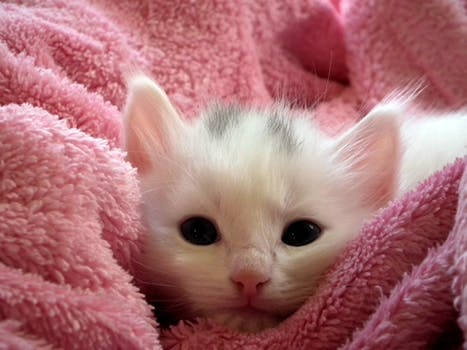
#> input picture cat.jpg, 467 x 350 px, given in place of the camera
$ python 41_hough_line_transform_liveVideo.py
#> lines starting #> are read from the running program, lines starting #| are printed output that depends on the picture; after the words box and inside, x2 and y2 are one past the last pixel; in counts of white or black regions, pixels touching at a corner belong together
# -*- coding: utf-8 -*-
import cv2
import  numpy as np

def main():
    windowname='live video'
    cv2.namedWindow(windowname)

    cap=cv2.VideoCapture(0)

    if cap.isOpened():
        ret,frame=cap.read()
#> frame is the input picture: shape (350, 467, 3); mean B, G, R 114.8, 111.3, 170.1

    else:
        ret=False

    while ret:
        ret,frame=cap.read()
        gray=cv2.cvtColor(frame, cv2.COLOR_BGR2GRAY)
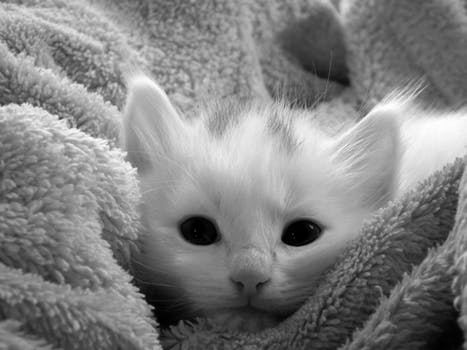
#> gray: shape (350, 467); min 0, max 254, mean 129.3
        edges=cv2.Canny(gray,50,250,apertureSize=5,L2gradient=True)
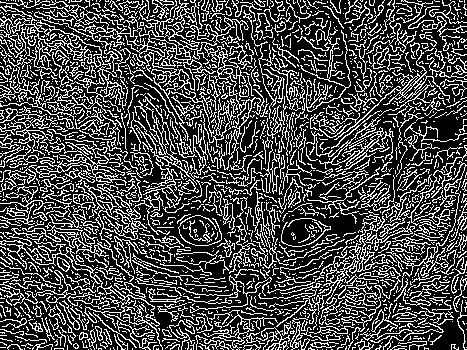
#> edges: shape (350, 467); 28.8% white in thin lines or dots
        lines=cv2.HoughLines(edges,1,np.pi/180,200)
#> lines = 41 rows, first 8: [-6, 2.36], [-11, 2.36], [8, 2.36], [-66, 2.36], [-4, 2.36], [-1, 2.36], [-117, 2.36], [-18, 2.36]

        if lines is not None:
            for rho, theta in lines[0]:
                a=np.cos(theta)
                b=np.sin(theta)
                xo=a*rho
                yo=b*rho
                pts1=(int(xo+1000*(-b)),int(yo+1000*(a)))
                pts2=(int(xo-1000*(-b)),int(yo-1000*(a)))
                cv2.line(frame,pts1,pts2,(0,0,255),15)
#> this loop made 1 pass
#> (rho, theta, a, b, xo, yo, pts1, pts2) on pass 1: (-6, 2.36, -0.707, 0.707, 4.24, -4.24, (-702, -711), (711, 702))
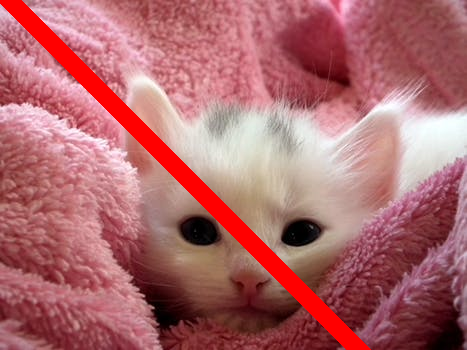
#> frame: shape (350, 467, 3); 5.35% of pixels changed, all inside (x1, y1, x2, y2) = (0, 0, 371, 350)

        cv2.imshow(windowname,frame)
        #cv2.imshow('edge window',edges)

        print(edges)
#> (printed output is left out)

        if cv2.waitKey(1)==27:
#> (key Esc is pressed here)
            break
    cv2.destroyAllWindows()

main()
